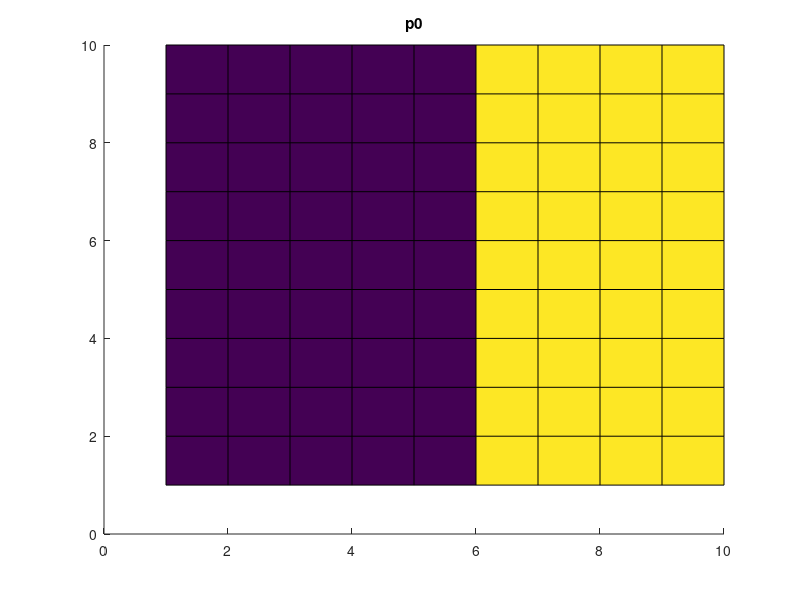

Write MATLAB code to recreate this figure. (Note: this script raises an error after producing the figure.)
% set up parameters
Nx = 10;
Ny = Nx;
p_source = 10;
z0 = 0.5e-3;
c0 = 2000;
L = 19e-3; % [m]
dx = L/Nx;
f = 1.15e6; % [Hz]
k = 2*pi*f/c0;

% specify desired pressure field
ptarget = ones(Nx,Ny);

% calculate initial pressure field in hologram plane
phat0 = p_source*ones(Nx,Ny);
phat0(:,1:5)=-10;
deltaPhi0 = zeros(Nx,Ny);
p0 = phat0.*exp(1i*deltaPhi0);

% compute the propagator H
kx_vec = 2*pi/(Nx*dx) * (0:Nx-1);
ky_vec = 2*pi/(Ny*dx) * (0:Ny-1);
[ky,kx] = meshgrid(ky_vec,kx_vec);
H = exp(1i*z0*sqrt(k^2-kx.^2-ky.^2));

% propagate to image plane
P0 = fft2(p0);
Pz = P0.*H;
pz = ifft2(Pz);

figure; hold on;
title('p0')
p=pcolor(real(p0)); p.EdgeColor="none"; colorbar;

figure; hold on;
title('pz')
p=pcolor(real(pz)); p.EdgeColor="none"; colorbar;
